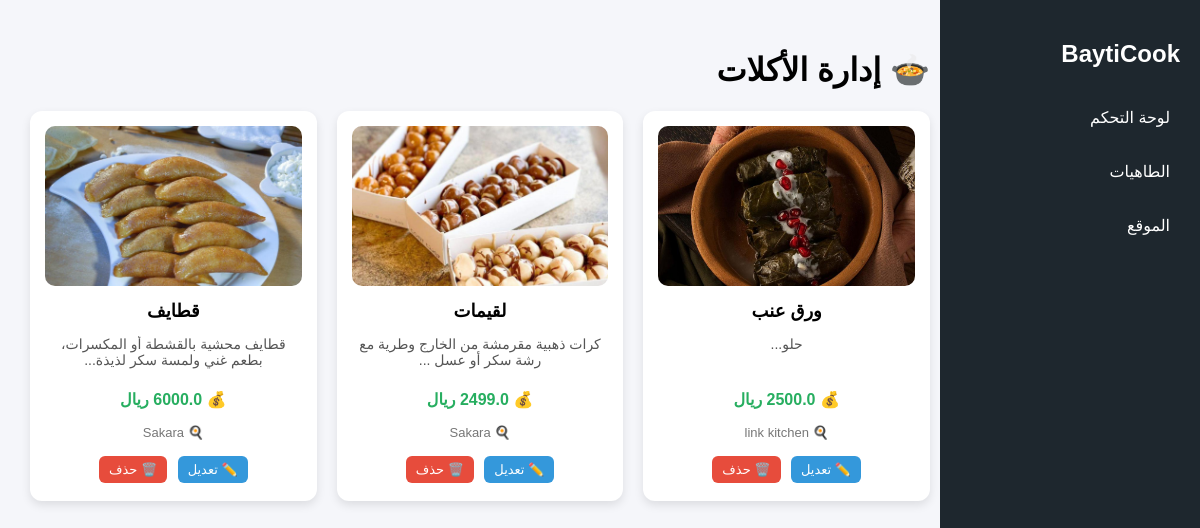
/admin/meals, run on the app's committed database.
### app/models/meal_model.py (models this page shows, shortened)
class Meal(db.Model):
    __tablename__ = "meals"
    id = db.Column(db.Integer, primary_key=True, autoincrement=True)
    name = db.Column(db.String(100), nullable=False)
    description = db.Column(db.Text, nullable=True)
    price = db.Column(db.Float, nullable=False)
    kitchen_id = db.Column(db.Integer, db.ForeignKey("kitchens.id"), nullable=False)
    kitchen = db.relationship("Kitchen", back_populates="meals")
    images = db.relationship("MealImage", back_populates="meal", cascade="all, delete-orphan")
    status = db.Column(db.String(20), default="pending")
    is_featured = db.Column(db.Integer, default=0)
    is_available = db.Column(db.Integer, default=1)
    order_items = db.relationship("OrderItem", back_populates="meal", cascade="all, delete-orphan")

### app/models/meal_image_model.py (models this page shows, shortened)
class MealImage(db.Model):
    __tablename__ = "meal_images"
    id = db.Column(db.Integer, primary_key=True, autoincrement=True)
    image = db.Column(db.String(255), nullable=False)
    meal_id = db.Column(db.Integer, db.ForeignKey("meals.id"), nullable=False)
    meal = db.relationship("Meal", back_populates="images")

### app/models/kitchen_model.py (models this page shows, shortened)
class Kitchen(db.Model):
    __tablename__ = "kitchens"
    id = db.Column(db.Integer, primary_key=True, autoincrement=True)
    user_id = db.Column(db.Integer, db.ForeignKey("users.id"))
    kitchen_name = db.Column(db.String(150), nullable=False)
    kitchen_logo = db.Column(db.String(255))   # صورة شعار المطبخ
    bank_account_name = db.Column(db.String(150))
    bank_account_number = db.Column(db.String(100))
    chef_name = db.Column(db.String(150))   # اسم الطاهية
    chef_phone = db.Column(db.String(50))   # رقم الطاهية
    status = db.Column(db.String(20), default="pending")
    created_at = db.Column(db.TIMESTAMP, server_default=db.func.current_timestamp())
    featured = db.Column(db.Integer, default=0)  # 0 = عادي، 1 = مميز
    is_open = db.Column(db.Integer, default=1)   # 1 = مفتوح، 0 = مغلق
    location = db.Column(db.String(150))
    address = db.Column(db.String(255))  # أدق من location
    description = db.Column(db.Text)
    meals = db.relationship("Meal", back_populates="kitchen", cascade="all, delete-orphan")

### app/routes/admin_routes.py (the view)
@admin.route("/admin/meals")
def admin_meals():
    meals = Meal.query.all()
    return render_template("admin/meals.html", meals=meals)

### app/templates/admin/meals.html (shortened to what this page needs)
<!DOCTYPE html>
<html lang="ar" dir="rtl">
<head>
</head>
<body>
<div class="admin-container">
<div class="sidebar">
  <h2>BaytiCook</h2>
  <a href="{{ url_for('admin.admin_dashboard') }}">لوحة التحكم</a>
  <a href="{{ url_for('admin.admin_chefs') }}">الطاهيات</a>
  <a href="/">الموقع</a>
</div>
<div class="content">
<h1>🍲 إدارة الأكلات</h1>
<div class="meals-grid">
{% for meal in meals %}
<div class="meal-card">
  {% if meal.images %}
    <img src="{{ url_for('static', filename='uploads/' + meal.images[0].image) }}">
  {% else %}
    <img src="{{ url_for('static', filename='uploads/no-image.png') }}">
  {% endif %}
  <h3>{{ meal.name }}</h3>
  <p class="desc">
    {{ meal.description[:80] if meal.description else "" }}...
  </p>
  <p class="price">
    💰 {{ meal.price }} ريال
  </p>
  <p class="kitchen">
    🍳 {{ meal.kitchen.kitchen_name if meal.kitchen else "-" }}
  </p>
  <div class="actions">
    <a href="{{ url_for('admin.edit_meal', meal_id=meal.id) }}" class="btn edit">✏️ تعديل</a>
    <a href="{{ url_for('admin.delete_meal', meal_id=meal.id) }}" class="btn delete"
       onclick="return confirm('هل أنت متأكد من الحذف؟')">
       🗑️ حذف
    </a>
  </div>
</div>
{% endfor %}
</div>
</div>
</div>
</body>
</html>

### app/templates/admin/meals.html (style rules this page uses)
body { margin: 0; font-family: Tahoma, sans-serif; background: #f5f6fa; direction: rtl; display: flex; }
.admin-container { display: flex; width: 100%; }
.sidebar { width: 220px; background: #1e272e; color: white; height: 100vh; padding: 20px; position: fixed; right: 0; top: 0; }
.sidebar h2 { margin-bottom: 30px; }
.sidebar a { display: block; color: white; text-decoration: none; margin: 15px 0; padding: 10px; border-radius: 6px; }
.content { margin-right: 240px; padding: 30px; width: 100%; }
.meals-grid { display: grid; grid-template-columns: repeat(auto-fill, minmax(250px,1fr)); gap: 20px; margin-top: 20px; }
.meal-card { background: white; border-radius: 12px; padding: 15px; box-shadow: 0 4px 10px rgba(0,0,0,0.1); text-align: center; transition: 0.3s; }
.meal-card img { width: 100%; height: 160px; object-fit: cover; border-radius: 10px; }
.meal-card h3 { margin: 10px 0; font-size: 18px; }
.desc { font-size: 14px; color: #555; height: 40px; overflow: hidden; }
.price { color: #27ae60; font-weight: bold; margin-top: 5px; }
.kitchen { font-size: 13px; color: #777; }
.actions { margin-top: 10px; }
.btn { padding: 6px 10px; border-radius: 6px; color: white; text-decoration: none; font-size: 13px; margin: 3px; display: inline-block; }
.edit { background: #3498db; }
.delete { background: #e74c3c; }

### data on the page
Meal: image (picture), name "ورق عنب", description "حلو", kitchen "link kitchen"
Meal: image (picture), name "لقيمات", description "كرات ذهبية مقرمشة من الخارج وطرية مع رشة سكر أو عسل", price "2499.0", kitchen "Sakara"
Meal: image (picture), name "قطايف", description "قطايف محشية بالقشطة أو المكسرات، بطعم غني ولمسة سكر لذيذة", price "6000.0", kitchen "Sakara"
